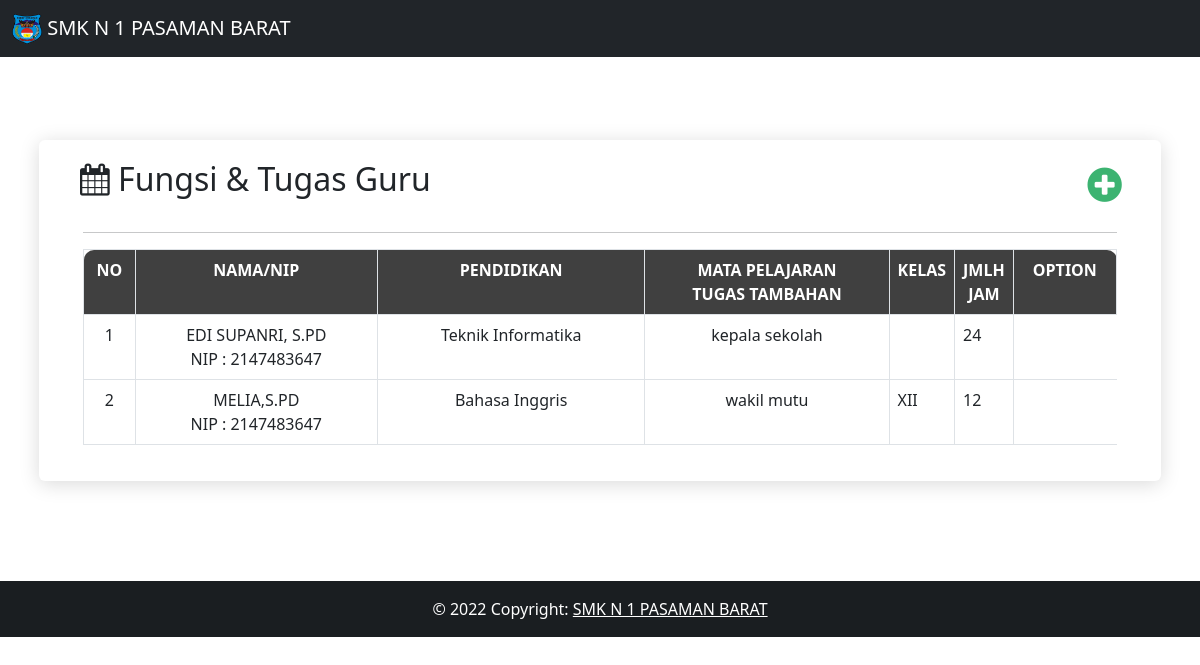
The page /operator/guru/tugas_guru.php on the database its author committed.
### tables this page shows
CREATE TABLE `biodata_sekolah` (
  `id_biodata_sekolah` int(11) NOT NULL,
  `nama_sekolah` varchar(120) NOT NULL,
  `alamat_sekolah` varchar(120) NOT NULL,
  `photo_sekolah` varchar(120) NOT NULL,
  `email_sekolah` varchar(120) NOT NULL,
  `telepon_sekolah` int(11) NOT NULL
);

CREATE TABLE `tugas_tambahan` (
  `id_tugas_tambahan` int(11) NOT NULL,
  `id_guru` int(11) NOT NULL,
  `nama_tugas_tambahan` varchar(120) NOT NULL,
  `kelas_tugas_tambahan` varchar(3) NOT NULL,
  `jam_tugas_tambahan` int(11) NOT NULL
);

CREATE TABLE `biodata_guru` (
  `id_guru` int(11) NOT NULL,
  `nip_guru` varchar(120) NOT NULL,
  `nama_guru` varchar(120) NOT NULL,
  `jenis_kelamin_guru` varchar(120) NOT NULL,
  `tgl_lahir_guru` date NOT NULL,
  `alamat_guru` varchar(120) NOT NULL,
  `pendidikan_guru` varchar(120) NOT NULL,
  `status_guru` varchar(120) NOT NULL,
  `jabatan_guru` varchar(120) NOT NULL,
  `telepon_guru` varchar(120) NOT NULL,
  `foto_guru` varchar(300) NOT NULL,
  `username` varchar(120) NOT NULL,
  `password` varchar(120) NOT NULL
);

### operator/guru/tugas_guru.php (the view, shortened to what this page needs)
<?php
include '../../db/koneksi.php';
include '../../layout/header.php';
?>
<div id="content" style="margin-top:60px;">
  <div class="regular-page-area section-padding-20">
    <div class="container">
      <div class="row justify-content-center">
        <div class="col-12">
          <div class="details-content">
            <div class="container">
              <div class="row">
                <div class="col-sm">
                  <h2 id="xs" ><i class="icon-calendar"></i> Fungsi & Tugas Guru </h2>
                </div>
                <div class="col-sm" style="text-align: right;margin-right: 5%;">
                  <a class="col-sm" href="http://localhost/SMK_1_PASAMAN/absensi/operator/guru/tambah_tugas_guru" style=""><h1 id="xs" ><i class="icon-plus-sign" style="color:mediumseagreen;"></i> </h1></a>
                </div>
              </div>
            </div>
            <div id="myDiv" class="container-fluid">
              <hr>
              <div class="row-fluid">
                <div class="span12">
                  <div class="widget-box">
                    <div class="widget-title">
                     <table class="table table-bordered">
                      <thead>
                        <tr>
                          <th class="text-center" style="width:5%;background-color: #404040; color:white;border-radius: 10px 0 0 0 ;">NO</th>
                          <th class="text-center" style="background-color: #404040; color:white;">NAMA/NIP</th>
                          <th class="text-center" style="background-color: #404040; color:white;">PENDIDIKAN</th>
                          <th class="text-center" style="background-color: #404040; color:white;">MATA PELAJARAN <br/> TUGAS TAMBAHAN</th>
                          <th class="text-center" style="width: 5%;background-color: #404040; color:white;">KELAS</th>
                          <th class="text-center" style="width: 5%;background-color: #404040; color:white;">JMLH JAM</th>
                          <th class="text-center" style="width: 10%;background-color: #404040; color:white;border-radius: 0 10px 0 0 ;;"colspan="2">OPTION</th>
                        </tr>
                      </thead>
                      <tbody>
                        <?php
                          $queryGetGuru = mysqli_query($konek,"SELECT * FROM biodata_guru JOIN tugas_tambahan ON biodata_guru.id_guru = tugas_tambahan.id_guru");
                          $no=1;
                          while($dataGuru=mysqli_fetch_array($queryGetGuru)){
                            if ($dataGuru['status_guru']!="admin") {
                            ?>
                        <tr>
                          <td class="text-center"><?php echo $no;?></td>
                          <td class="text-center"><?php echo strtoupper($dataGuru['nama_guru']);?> <br> NIP : <?php echo $dataGuru['nip_guru'];?> </td>
                          <td class="text-center"><?php echo $dataGuru['pendidikan_guru'];?></td>
                          <td class="text-center"><?php echo $dataGuru['nama_tugas_tambahan'];?></td>
                          <td><?php echo $dataGuru['kelas_tugas_tambahan']; ?></td>
                          <td><?php echo $dataGuru['jam_tugas_tambahan']; ?></td>
                        </tr>
                        <?php
                          $no++;}}
                        ?>
                      </tbody>
                    </table>
                  </div>
                </div>
              </div>
            </div>
          </div>
        </div>
      </div>
    </div>
  </div>
</div>
<?php include '../../layout/footer.php'; ?>

### layout/header.php (shortened to what this page needs)
<?php
$query=mysqli_query($konek,"SELECT * FROM biodata_sekolah");
$data=mysqli_fetch_array($query);
?>
<!DOCTYPE html>
<html lang="en">
<head>
  <link rel="stylesheet" href="http://localhost/SMK_1_PASAMAN/absensi/assets/css/bootstrap.min.css" />
  <link rel="stylesheet" href="http://localhost/SMK_1_PASAMAN/absensi/assets/css/bootstrap-responsive.min.css" />
  <link href="http://localhost/SMK_1_PASAMAN/absensi/assets/font-awesome/css/font-awesome.css" rel="stylesheet" />
  <link rel="stylesheet" href="http://localhost/SMK_1_PASAMAN/absensi/assets/css/custom/style.css">
</head>
<body>
  <nav id="nav" class="navbar fixed-top navbar-expand-lg navbar-dark bg-dark">
    <div class="container-fluid">
      <a class="navbar-brand" href="#"><img src="http://localhost/SMK_1_PASAMAN/absensi/assets/image/<?PHP echo $data['photo_sekolah'] ?>" alt="" width="30" height="30" class="d-inline-block align-text-top"> SMK N 1 PASAMAN BARAT</a>
      </div>
    </nav>
  </body>
  </html>

### assets/css/custom/style.css (style rules this page uses)
.details-content { margin-top: 50px; background-color: #ffffff; position: relative; z-index: 1; box-shadow: 0 3px 20px rgb(0 0 0 / 15%); padding: 20px 20px; border-radius: 6px; margin-bottom: 50px; }
.section-padding-20 { padding-top: 30px; padding-bottom: 50px; }
.row { display: -ms-flexbox; display: flex; -ms-flex-wrap: wrap; flex-wrap: wrap; margin-right: -15px; margin-left: -15px; }
.child-table, th { vertical-align: top; border-top: 1px solid #ccc; padding:10px; width:100px; }

### rows shown on the page
biodata_sekolah: photo_sekolah (picture)
tugas_tambahan: id_guru.nama_guru "EDI SUPANRI, S.PD", id_guru.nip_guru "2147483647", id_guru.pendidikan_guru "Teknik Informatika", nama_tugas_tambahan "kepala sekolah", jam_tugas_tambahan "24"
tugas_tambahan: id_guru.nama_guru "MELIA,S.PD", id_guru.nip_guru "2147483647", id_guru.pendidikan_guru "Bahasa Inggris", nama_tugas_tambahan "wakil mutu", kelas_tugas_tambahan "XII", jam_tugas_tambahan "12"
